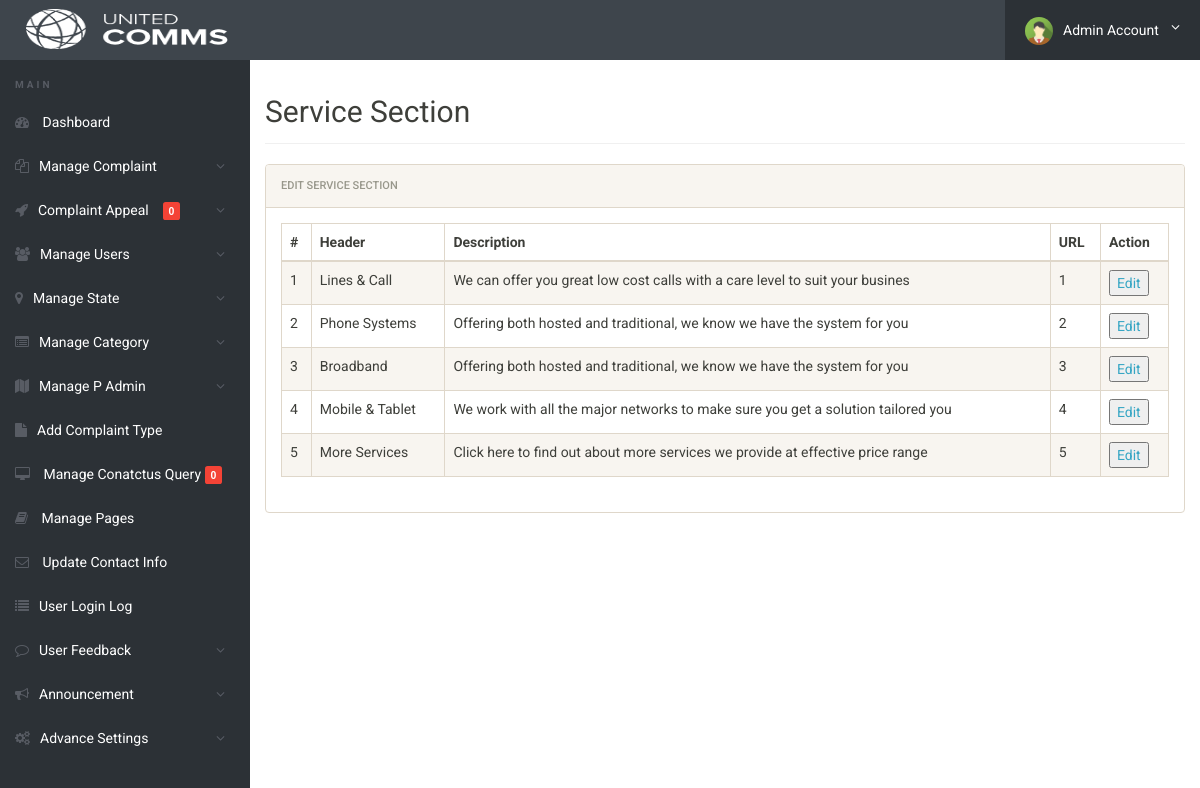
The app's page /admin/service-section.php (signed in) with its own data.
### tables this page shows
CREATE TABLE `genaralsetting` (
  `id` int(11) NOT NULL,
  `setting_name` varchar(250) NOT NULL,
  `setting_description` varchar(999) NOT NULL
);

CREATE TABLE `services` (
  `id` int(11) NOT NULL,
  `header_en` varchar(100) NOT NULL,
  `header_si` varchar(100) NOT NULL,
  `header_ta` varchar(100) NOT NULL,
  `description_en` longtext NOT NULL,
  `description_si` longtext NOT NULL,
  `description_ta` longtext NOT NULL,
  `link` varchar(255) NOT NULL
);

### admin/service-section.php (the view, shortened to what this page needs)
<?php
include('../config/config.php');
if(strlen($_SESSION['alogin'])==0)
	{
header('location:index.php');
}
else{
?>
<!doctype html>
<html lang="en" class="no-js">
<head>
	<link rel="stylesheet" href="css/font-awesome.min.css">
	<link rel="stylesheet" href="css/bootstrap.min.css">
	<link rel="stylesheet" href="css/dataTables.bootstrap.min.css">
	<link rel="stylesheet" href="css/bootstrap-social.css">
	<link rel="stylesheet" href="css/bootstrap-select.css">
	<link rel="stylesheet" href="css/fileinput.min.css">
	<link rel="stylesheet" href="css/awesome-bootstrap-checkbox.css">
	<link rel="stylesheet" href="css/style.css">
</head>
<body>
	<?php include('includes/header.php');?>
	<div class="ts-main-content">
		<?php include('includes/leftbar.php');?>
		<div class="content-wrapper">
			<div class="container-fluid">
				<div class="row">
					<div class="col-md-12">
							<h2 class="page-title">Service Section</h2>
										<div class="panel panel-default">
							<div class="panel-heading">Edit Service Section</div>
							<div class="panel-body">
								<table  class="display table table-striped table-bordered table-hover" cellspacing="0" width="100%">
									<thead>
										<tr>
											<th>#</th>
											<th>Header</th>
											<th>Description</th>
											<th>URL</th>
											<th>Action</th>
										</tr>
									</thead>
									<tbody>
<?php $query=mysqli_query($con,"select * from services");
$cnt=1;
while($row=mysqli_fetch_array($query))
{
?>
										<tr>
											<td><?php echo htmlentities($cnt);?></td>
											<td><?php echo htmlentities($row['header_en']);?></td>
											<td><?php echo htmlentities($row['description_en']);?></td>
											<td> <?php echo htmlentities($row['link']);?></td>
											<td>
											<a href="edit-service-section.php?id=<?php echo $row['id']?>" ><button type="button">Edit</button></a></td>
										</tr>
										<?php $cnt=$cnt+1; } ?>
								</table>
							</div>
						</div>
									</div>
								</div>
							</div>
						</div>
					</div>
</body>
</html>
<?php } ?>

### admin/includes/header.php (shortened to what this page needs)
<div class="brand clearfix">
	<?php $query=mysqli_query($con,"select setting_description from genaralsetting where id=4");
                while($row=mysqli_fetch_array($query))
                {
                ?>
                <?php $logophoto=$row['setting_description'];
                if($logophoto==""):
                ?>
                <a href="dashboard.php">&nbsp;&nbsp;&nbsp;&nbsp;&nbsp;<img src="../images/logo/logo.png" alt="" class="header" /></a>
                <?php else:?>
                <a href="dashboard.php">&nbsp;&nbsp;&nbsp;&nbsp;&nbsp;<img src="../images/logo/<?php echo htmlentities($logophoto);?>" alt="" class="header"/></a>&nbsp;
                <?php endif;?><?php } ?>
		<ul class="ts-profile-nav">
			<li class="ts-account">
				<a href="#"><img src="img/ts-avatar.jpg" class="ts-avatar hidden-side" alt="">Admin Account <i class="fa fa-angle-down hidden-side"></i></a>
			</li>
		</ul>
	</div>

### admin/css/style.css (style rules this page uses)
html { font-size: 14px; }
@media only screen and (min-width: 480px) { html { font-size: 17px; } }
@media only screen and (min-width: 768px) { html { font-size: 14px; } }
@media only screen and (min-width: 600px) { img.header { padding: 6px; width: 100px; height: 58px; } }
@media only screen and (min-width: 768px) { img.header { padding: 6px; width: 100px; height: 58px; } }
@media only screen and (min-width: 992px) { img.header { padding: 9px; width: 220px; height: 58px; } }
@media only screen and (min-width: 1200px) { img.header { padding: 9px; width: 220px; height: 58px; } }
body { font-size: 1em; }
a { color: #37a6c4; }
.panel { overflow: hidden; }
ul, li { margin: 0; padding: 0; list-style: none; }
.page-title { padding-bottom: 15px; margin-bottom: 20px; border-bottom: 1px solid #f0f0f0; }
.brand { background: #3e454c; position: relative; z-index: 3; position: fixed; width: 100%; top: 0; }
.brand .ts-profile-nav { float: right; display: none; }
.brand .ts-profile-nav li { float: left; position: relative; }
.brand .ts-profile-nav li a { display: block; padding: 20px; color: #fff; }
.brand .ts-profile-nav .ts-account .fa-angle-down { float: right; }
.brand .ts-profile-nav .ts-account > a { width: 195px; background: #2c3136; }
.brand .ts-profile-nav .ts-account .ts-avatar { border-radius: 50%; height: 28px; margin: -10px 0; margin-right: 10px; }
@media only screen and (min-width: 992px) { .brand .ts-profile-nav { display: block; } }
.ts-main-content .content-wrapper { padding-top: 15px; margin-top: 60px; }
@media only screen and (min-width: 992px) { .ts-main-content .content-wrapper { margin-left: 250px; } }

### records on screen
genaralsetting: setting_description (picture)
services: header_en "Lines & Call", description_en "We can offer you great low cost calls with a care level to suit your busines", link "1"
services: header_en "Phone Systems", description_en "Offering both hosted and traditional, we know we have the system for you", link "2"
services: header_en "Broadband", description_en "Offering both hosted and traditional, we know we have the system for you", link "3"
services: header_en "Mobile & Tablet", description_en "We work with all the major networks to make sure you get a solution tailored you", link "4"
services: header_en "More Services", description_en "Click here to find out about more services we provide at effective price range", link "5"

### other values on screen
$num1 "0"
